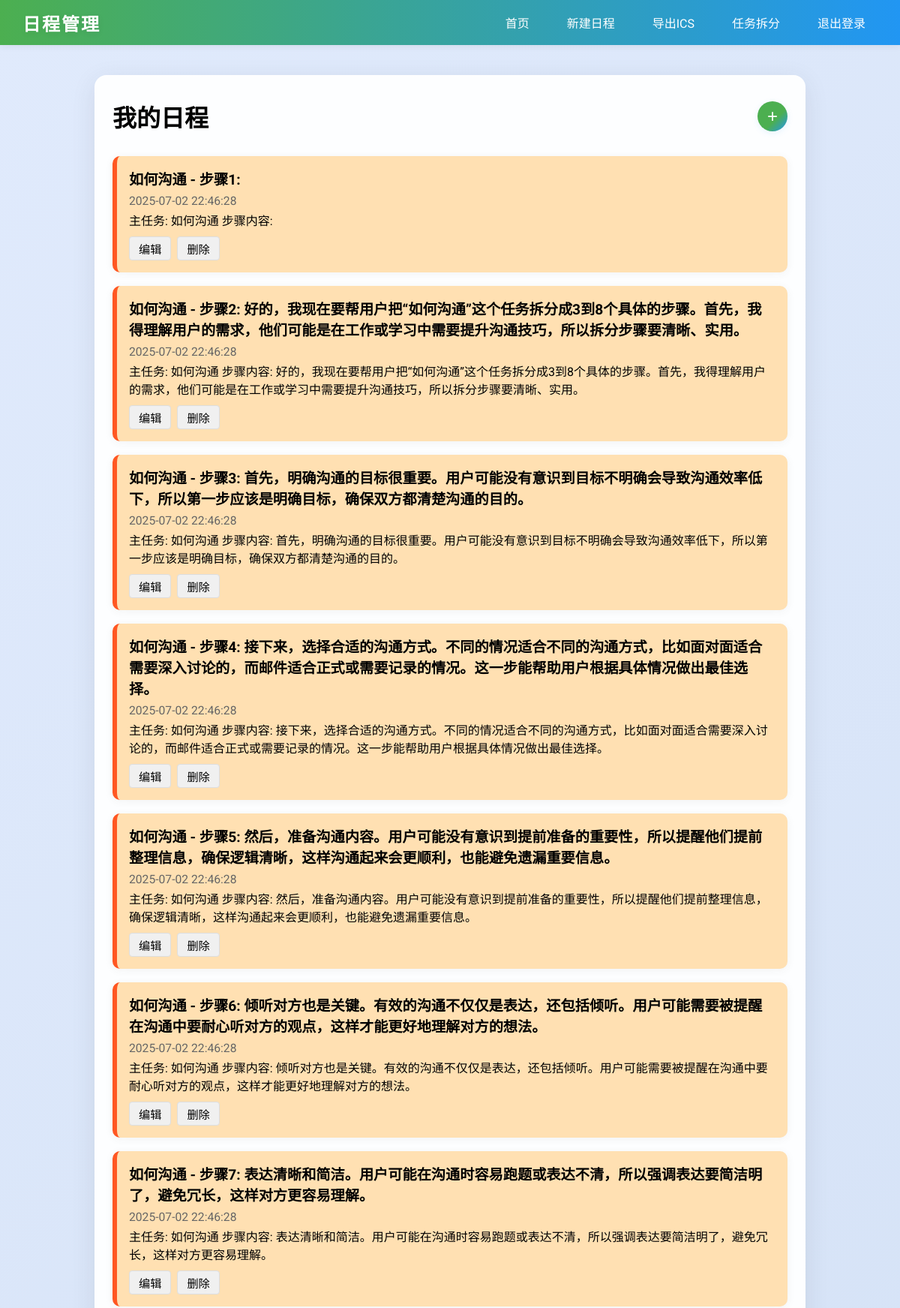
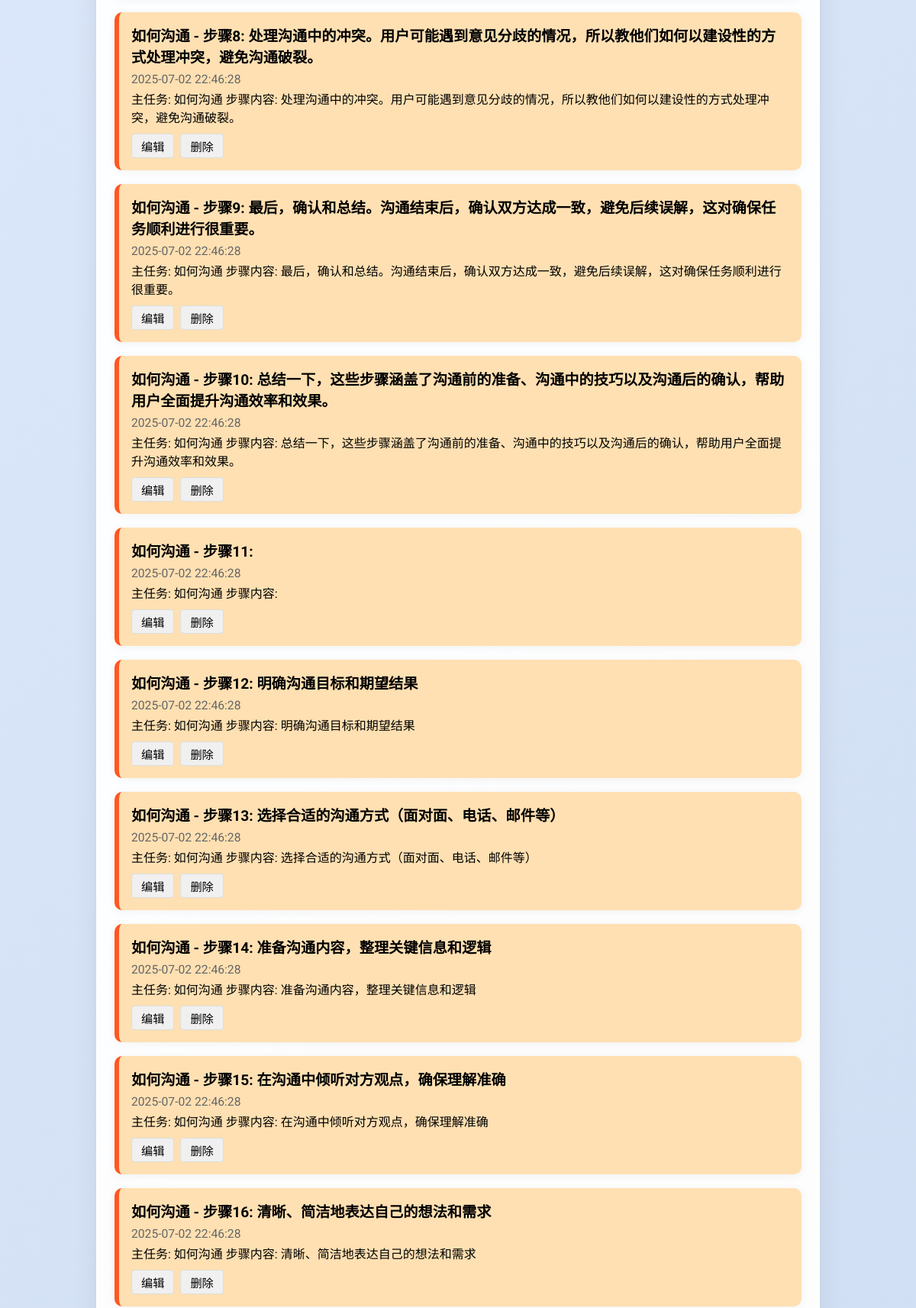
Screenshot of /index (signed in, upper part) with the database file from the repository (2 pictures, top to bottom).
### tables this page shows
CREATE TABLE events (
                    id INTEGER PRIMARY KEY AUTOINCREMENT,
                    user_id INTEGER NOT NULL,
                    title TEXT NOT NULL,
                    start_time TEXT NOT NULL,
                    end_time TEXT,
                    is_all_day INTEGER DEFAULT 0,
                    repeat_rule TEXT,
                    category TEXT,
                    notes TEXT,
                    is_reminded INTEGER DEFAULT 0,
                    FOREIGN KEY (user_id) REFERENCES users (id)
                );

### app.py (the view)
@app.route('/index')
def index():
    if 'username' not in session:
        return redirect(url_for('login'))
    try:
        with get_db() as conn:
            cursor = conn.cursor()
            cursor.execute('''
                SELECT * FROM events
                WHERE user_id = ?
                ORDER BY start_time
            ''', (get_user_id(session['username']),))
            events = cursor.fetchall()
        return render_template('index.html', events=events)
    except Exception as e:
        flash('加载日程失败')
        return redirect(url_for('logout'))

### app.py (called while the page is built)
def get_db():
    conn = sqlite3.connect(app.config['DATABASE'])
    conn.row_factory = sqlite3.Row
    return conn

def get_user_id(username):
    with get_db() as conn:
        cursor = conn.cursor()
        cursor.execute('SELECT id FROM users WHERE username = ?', (username,))
        user = cursor.fetchone()
        return user['id'] if user else None

### templates/index.html (shortened to what this page needs)
{% extends "base.html" %}
{% block content %}
    <div class="header" style="display: flex; justify-content: space-between; align-items: center;">
        <h1>我的日程</h1>
        <button class="create-btn" onclick="window.location.href='{{ url_for('create_event') }}'">+</button>
    </div>
    <div class="event-list">
        {% for event in events %}
        <div class="event {{ event['category'] or 'other' }}">
            <div class="event-title">{{ event['title'] }}</div>
            <div class="event-time">
                {{ event['start_time'] }}
            </div>
            {% if event['notes'] %}<div>{{ event['notes'] }}</div>{% endif %}
            <div class="event-actions">
                <button onclick="window.location.href='{{ url_for('edit_event', event_id=event['id']) }}'">编辑</button>
                <button onclick="if(confirm('确定删除？')){ fetch('{{ url_for('delete_event', event_id=event['id']) }}', {method:'POST'}).then(()=>window.location.reload()) }">删除</button>
            </div>
        </div>
        {% else %}
        <p>暂无日程，点击右上角 + 创建</p>
        {% endfor %}
    </div>
{% endblock %}

### templates/base.html (shortened to what this page needs)
<!DOCTYPE html>
<html lang="zh-CN">
<head>
</head>
<body>
    <div class="navbar">
        <div class="nav-title">日程管理</div>
        <div class="nav-links">
            <a href="{{ url_for('index') }}">首页</a>
            <a href="{{ url_for('create_event') }}">新建日程</a>
            <a href="{{ url_for('export_ics') }}">导出ICS</a>
            <a href="{{ url_for('task_splitter') }}">任务拆分</a>
            <a href="/logout">退出登录</a>
        </div>
    </div>
    <div class="container">
        {% block content %}{% endblock %}
    </div>
</body>
</html>

### templates/base.html (style rules this page uses)
body { min-height: 100vh; margin: 0; font-family: 'Roboto', Arial, sans-serif; background: linear-gradient(135deg, #e0eafc 0%, #cfdef3 100%); transition: background 0.5s; }
.navbar { background: linear-gradient(90deg, #4CAF50 0%, #2196F3 100%); color: white; padding: 0 30px; height: 60px; display: flex; align-items: center; justify-content: space-between; box-shadow: 0 2px 8px rgba(60,60,60,0.08); position: sticky; top: 0; z-index: 100; animation: slideDown 0.7s cubic-bezier(.68,-0.55,.27,1.55); }
.navbar .nav-title { font-size: 1.5em; font-weight: bold; letter-spacing: 2px; text-shadow: 0 2px 8px rgba(0,0,0,0.08); }
.navbar .nav-links { display: flex; gap: 18px; }
.navbar .nav-links a { color: white; text-decoration: none; font-size: 1em; padding: 8px 16px; border-radius: 20px; transition: background 0.3s, transform 0.2s; position: relative; }
.container { max-width: 900px; margin: 40px auto 0 auto; background: rgba(255,255,255,0.95); border-radius: 16px; box-shadow: 0 8px 32px rgba(60,60,60,0.10); padding: 32px 24px 24px 24px; animation: fadeIn 0.8s; }

### templates/index.html (style rules this page uses)
.header h1 { margin: 0; }
.create-btn { font-size: 24px; width: 40px; height: 40px; border-radius: 50%; background: linear-gradient(135deg, #4CAF50 60%, #2196F3 100%); color: white; border: none; cursor: pointer; box-shadow: 0 2px 8px rgba(33,150,243,0.10); transition: background 0.3s, transform 0.2s; }
.event-list { margin-top: 30px; }
.event { padding: 16px; margin-bottom: 18px; border-radius: 10px; border-left: 6px solid; box-shadow: 0 2px 12px rgba(60,60,60,0.06); background: #f9fafd; transition: box-shadow 0.3s, transform 0.2s; }
.work { border-color: #FF5722; background: #FFE0B2; }
.event-title { font-size: 1.2em; font-weight: bold; margin-bottom: 6px; }
.event-time { color: #666; font-size: 0.98em; margin-bottom: 4px; }
.event-actions { margin-top: 10px; display: flex; gap: 8px; }
.event-actions button { padding: 4px 12px; font-size: 0.95em; background: #f0f0f0; border: 1px solid #ddd; border-radius: 4px; cursor: pointer; transition: background 0.2s, color 0.2s; }

### rows the page displays
events: title "如何沟通 - 步骤1:", start_time "2025-07-02 22:46:28", notes "主任务: 如何沟通 步骤内容:"
events: title "如何沟通 - 步骤2: 好的，我现在要帮用户把“如何沟通”这个任务拆分成3到8个具体的步骤。首先，我得理解用户的需求，他们可能是在工作或学习中需要提升沟通技巧，所以拆分步骤要清晰、实用。", start_time "2025-07-02 22:46:28", notes "主任务: 如何沟通 步骤内容: 好的，我现在要帮用户把“如何沟通”这个任务拆分成3到8个具体的步骤。首先，我得理解用户的需求，他们可能是在工作或学习中需要提升沟通技巧，所以拆分步骤要清晰、实用。"
events: title "如何沟通 - 步骤3: 首先，明确沟通的目标很重要。用户可能没有意识到目标不明确会导致沟通效率低下，所以第一步应该是明确目标，确保双方都清楚沟通的目的。", start_time "2025-07-02 22:46:28", notes "主任务: 如何沟通 步骤内容: 首先，明确沟通的目标很重要。用户可能没有意识到目标不明确会导致沟通效率低下，所以第一步应该是明确目标，确保双方都清楚沟通的目的。"
events: title "如何沟通 - 步骤4: 接下来，选择合适的沟通方式。不同的情况适合不同的沟通方式，比如面对面适合需要深入讨论的，而邮件适合正式或需要记录的情况。这一步能帮助用户根据具体情况做出最佳选择。", start_time "2025-07-02 22:46:28", notes "主任务: 如何沟通 步骤内容: 接下来，选择合适的沟通方式。不同的情况适合不同的沟通方式，比如面对面适合需要深入讨论的，而邮件适合正式或需要记录的情况。这一步能帮助用户根据具体情况做出最佳选择。"
events: title "如何沟通 - 步骤5: 然后，准备沟通内容。用户可能没有意识到提前准备的重要性，所以提醒他们提前整理信息，确保逻辑清晰，这样沟通起来会更顺利，也能避免遗漏重要信息。", start_time "2025-07-02 22:46:28", notes "主任务: 如何沟通 步骤内容: 然后，准备沟通内容。用户可能没有意识到提前准备的重要性，所以提醒他们提前整理信息，确保逻辑清晰，这样沟通起来会更顺利，也能避免遗漏重要信息。"
events: title "如何沟通 - 步骤6: 倾听对方也是关键。有效的沟通不仅仅是表达，还包括倾听。用户可能需要被提醒在沟通中要耐心听对方的观点，这样才能更好地理解对方的想法。", start_time "2025-07-02 22:46:28", notes "主任务: 如何沟通 步骤内容: 倾听对方也是关键。有效的沟通不仅仅是表达，还包括倾听。用户可能需要被提醒在沟通中要耐心听对方的观点，这样才能更好地理解对方的想法。"
events: title "如何沟通 - 步骤7: 表达清晰和简洁。用户可能在沟通时容易跑题或表达不清，所以强调表达要简洁明了，避免冗长，这样对方更容易理解。", start_time "2025-07-02 22:46:28", notes "主任务: 如何沟通 步骤内容: 表达清晰和简洁。用户可能在沟通时容易跑题或表达不清，所以强调表达要简洁明了，避免冗长，这样对方更容易理解。"
events: title "如何沟通 - 步骤8: 处理沟通中的冲突。用户可能遇到意见分歧的情况，所以教他们如何以建设性的方式处理冲突，避免沟通破裂。", start_time "2025-07-02 22:46:28", notes "主任务: 如何沟通 步骤内容: 处理沟通中的冲突。用户可能遇到意见分歧的情况，所以教他们如何以建设性的方式处理冲突，避免沟通破裂。"
events: title "如何沟通 - 步骤9: 最后，确认和总结。沟通结束后，确认双方达成一致，避免后续误解，这对确保任务顺利进行很重要。", start_time "2025-07-02 22:46:28", notes "主任务: 如何沟通 步骤内容: 最后，确认和总结。沟通结束后，确认双方达成一致，避免后续误解，这对确保任务顺利进行很重要。"
events: title "如何沟通 - 步骤10: 总结一下，这些步骤涵盖了沟通前的准备、沟通中的技巧以及沟通后的确认，帮助用户全面提升沟通效率和效果。", start_time "2025-07-02 22:46:28", notes "主任务: 如何沟通 步骤内容: 总结一下，这些步骤涵盖了沟通前的准备、沟通中的技巧以及沟通后的确认，帮助用户全面提升沟通效率和效果。"
events: title "如何沟通 - 步骤11:", start_time "2025-07-02 22:46:28", notes "主任务: 如何沟通 步骤内容:"
events: title "如何沟通 - 步骤12: 明确沟通目标和期望结果", start_time "2025-07-02 22:46:28", notes "主任务: 如何沟通 步骤内容: 明确沟通目标和期望结果"
events: title "如何沟通 - 步骤13: 选择合适的沟通方式（面对面、电话、邮件等）", start_time "2025-07-02 22:46:28", notes "主任务: 如何沟通 步骤内容: 选择合适的沟通方式（面对面、电话、邮件等）"
events: title "如何沟通 - 步骤14: 准备沟通内容，整理关键信息和逻辑", start_time "2025-07-02 22:46:28", notes "主任务: 如何沟通 步骤内容: 准备沟通内容，整理关键信息和逻辑"
events: title "如何沟通 - 步骤15: 在沟通中倾听对方观点，确保理解准确", start_time "2025-07-02 22:46:28", notes "主任务: 如何沟通 步骤内容: 在沟通中倾听对方观点，确保理解准确"
events: title "如何沟通 - 步骤16: 清晰、简洁地表达自己的想法和需求", start_time "2025-07-02 22:46:28", notes "主任务: 如何沟通 步骤内容: 清晰、简洁地表达自己的想法和需求"
